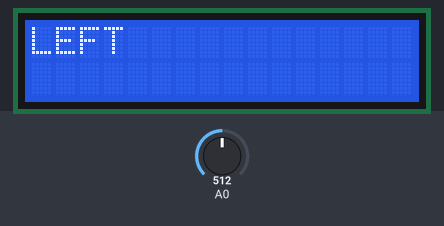
Bench run of a sketch on a simulated Arduino Uno, built with avr-gcc and run on an emulated ATmega328P. Shown: 16×2 character LCD. Inputs (shaded band) come from the test bench; at power-on: A0 = 512.

Above: at 6.2 s.
6.3 s: A0 set to 440
At 7.5 s:
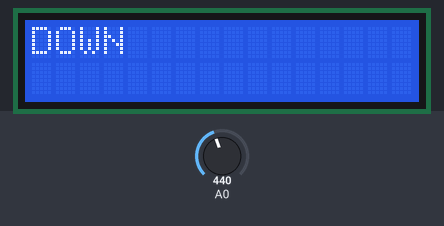
7.8 s: A0 set to 240
At 8.7 s:
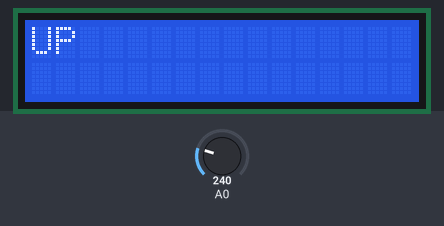
9.3 s: A0 set to 40
At 9.9 s:
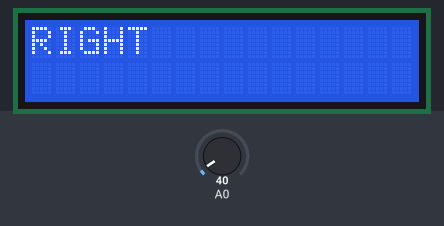
10.8 s: A0 set to 660
At 12.0 s:
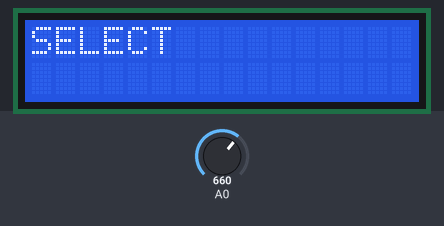
12.3 s: A0 set to 640
At 13.3 s:
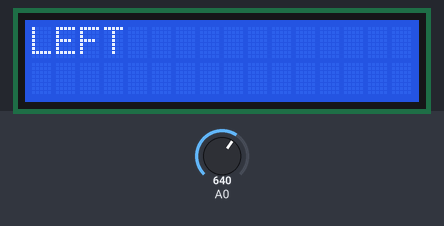
13.8 s: A0 set to 716
At 14.5 s:
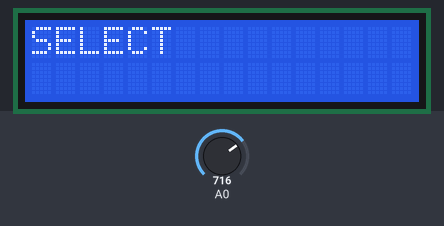
Timing chart, 0 to 16.3 s (numbered marks = the images above; inputs shaded):
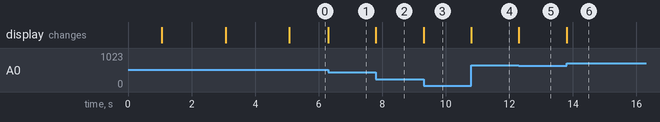

The sketch:

LCDTRIAL.ino
```cpp
//Sample using LiquidCrystal library
#include <LiquidCrystal.h>

/*******************************************************

This program will test the LCD panel and the buttons
Mark Bramwell, July 2010

********************************************************/

// select the pins used on the LCD panel
LiquidCrystal lcd(8, 13, 9, 4, 5, 6, 7);

// define some values used by the panel and buttons
int lcd_key     = 0;
int adc_key_in  = 0;
#define btnRIGHT  0
#define btnUP     1
#define btnDOWN   2
#define btnLEFT   3
#define btnSELECT 4
#define btnNONE   5

// read the buttons
int read_LCD_buttons()
{
 adc_key_in = analogRead(0);      // read the value from the sensor
 // my buttons when read are centered at these valies: 0, 144, 329, 504, 741
 // we add approx 50 to those values and check to see if we are close
 if (adc_key_in > 1000) return btnNONE; // We make this the 1st option for speed reasons since it will be the most likely result
 // For V1.1 us this threshold
 if (adc_key_in < 50)   return btnRIGHT;
 if (adc_key_in < 250)  return btnUP;
 if (adc_key_in < 450)  return btnDOWN;
 if (adc_key_in < 650)  return btnLEFT;
 if (adc_key_in < 850)  return btnSELECT;

 // For V1.0 comment the other threshold and use the one below:
/*
 if (adc_key_in < 50)   return btnRIGHT;
 if (adc_key_in < 195)  return btnUP;
 if (adc_key_in < 380)  return btnDOWN;
 if (adc_key_in < 555)  return btnLEFT;
 if (adc_key_in < 790)  return btnSELECT;
*/


 return btnNONE;  // when all others fail, return this...
}

void setup()
{
 lcd.begin(16, 2);              // start the library
 lcd.setCursor(0,0);
 lcd.print("WELCOME!"); // print a simple message
 delay(1000);
 lcd.clear();
 lcd.print("Please insert ");
 delay(2000);
 lcd.clear();
 lcd.print("the voltage");
 lcd.setCursor(0,1);
 lcd.print(" value:");
 delay(2000);
 lcd.clear();

}

void loop()
{
 lcd.setCursor(9,1);            // move cursor to second line "1" and 9 spaces over
 //lcd.print(millis()/1000);      // display seconds elapsed since power-up


 lcd.setCursor(0,0);            // move to the begining of the second line
 lcd_key = read_LCD_buttons();  // read the buttons

 switch (lcd_key)               // depending on which button was pushed, we perform an action
 {
   case btnRIGHT:
     {
     lcd.print("RIGHT ");
     break;
     }
   case btnLEFT:
     {
     lcd.print("LEFT   ");
     break;
     }
   case btnUP:
     {
     lcd.print("UP    ");
     break;
     }
   case btnDOWN:
     {
     lcd.print("DOWN  ");
     break;
     }
   case btnSELECT:
     {
     lcd.print("SELECT");
     break;
     }
     /*case btnNONE:
     {
     lcd.print("NONE  ");
     break;
     }*/
 }

}
```

Measured:
- after the input at 6.3 s, the display: changes at once (image 1)
- after the input at 7.8 s, the display: changes at once (image 2)
- after the input at 9.3 s, the display: changes at once (image 3)
- after the input at 10.8 s, the display: changes at once (image 4)
- after the input at 12.3 s, the display: changes at once (image 5)
- after the input at 13.8 s, the display: changes at once (image 6)
